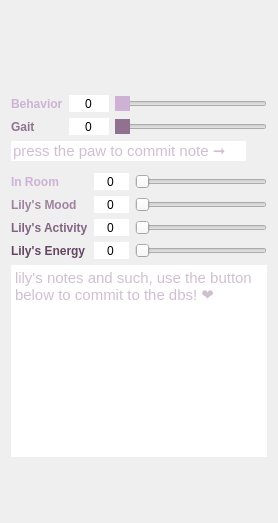
      <widget class="QWidget" name="lilys_mod">
       <layout class="QGridLayout" name="gridLayout_40">
        <item row="0" column="0">
         <spacer name="verticalSpacer_4">
          <property name="orientation">
           <enum>Qt::Vertical</enum>
          </property>
          <property name="sizeHint" stdset="0">
           <size>
            <width>20</width>
            <height>40</height>
           </size>
          </property>
         </spacer>
        </item>
        <item row="2" column="0">
         <spacer name="verticalSpacer_3">
          <property name="orientation">
           <enum>Qt::Vertical</enum>
          </property>
          <property name="sizeHint" stdset="0">
           <size>
            <width>20</width>
            <height>40</height>
           </size>
          </property>
         </spacer>
        </item>
        <item row="1" column="0">
         <widget class="QFrame" name="lilyStack">
          <layout class="QGridLayout" name="gridLayout_22">
           <property name="leftMargin">
            <number>0</number>
           </property>
           <property name="topMargin">
            <number>0</number>
           </property>
           <property name="rightMargin">
            <number>0</number>
           </property>
           <property name="bottomMargin">
            <number>0</number>
           </property>
           <property name="spacing">
            <number>0</number>
           </property>
           <item row="0" column="0">
            <widget class="QFrame" name="button_catcher_frame">
             <layout class="QHBoxLayout" name="horizontalLayout_3">
              <property name="spacing">
               <number>0</number>
              </property>
              <property name="leftMargin">
               <number>0</number>
              </property>
              <property name="topMargin">
               <number>0</number>
              </property>
              <property name="rightMargin">
               <number>0</number>
              </property>
              <property name="bottomMargin">
               <number>0</number>
              </property>
              <item>
               <spacer name="xx_2">
                <property name="orientation">
                 <enum>Qt::Horizontal</enum>
                </property>
                <property name="sizeHint" stdset="0">
                 <size>
                  <width>40</width>
                  <height>20</height>
                 </size>
                </property>
               </spacer>
              </item>
              <item>
               <widget class="QPushButton" name="lily_walk_btn">
                <property name="toolTip">
                 <string>&lt;html&gt;&lt;head/&gt;&lt;body&gt;&lt;p&gt;press opt+cmd+w to commit walk data!&lt;/p&gt;&lt;/body&gt;&lt;/html&gt;</string>
                </property>
                <property name="styleSheet">
                 <string notr="true">
QPushButton {
border:none;
image: url(:/newPrefix/lily_walk_norm.png);
max-width:38px;
min-width:38px;
max-height:38px;
min-height:38px;
}

QPushButton:hover {
image: url(:/newPrefix/lily_walk_one_hover.png);
}

QPushButton:pressed {
image: url(:/newPrefix/lilyWalkClicked.png);
}


</string>
                </property>
                <property name="text">
                 <string/>
                </property>
                <property name="iconSize">
                 <size>
                  <width>22</width>
                  <height>22</height>
                 </size>
                </property>
                <property name="checkable">
                 <bool>false</bool>
                </property>
               </widget>
              </item>
              <item>
               <spacer name="xx_3">
                <property name="orientation">
                 <enum>Qt::Horizontal</enum>
                </property>
                <property name="sizeHint" stdset="0">
                 <size>
                  <width>40</width>
                  <height>20</height>
                 </size>
                </property>
               </spacer>
              </item>
              <item>
               <widget class="QPushButton" name="lily_ate_check">
                <property name="toolTip">
                 <string>&lt;html&gt;&lt;head/&gt;&lt;body&gt;&lt;p&gt;Press to &lt;span style=&quot; font-style:italic;&quot;&gt;commit &lt;/span&gt;&lt;span style=&quot; font-weight:600;&quot;&gt;Diet&lt;/span&gt; Data&lt;/p&gt;&lt;/body&gt;&lt;/html&gt;</string>
                </property>
                <property name="styleSheet">
                 <string notr="true">
QPushButton {
border:none;
image: url(:/newPrefix/lilyasdfas.png);
max-width:38px;
min-width:38px;
max-height:38px;
min-height:38px;
}

QPushButton:hover {
image: url(:/newPrefix/lilydiethover2.png);
}

QPushButton:pressed {
image: url(:/newPrefix/Mac App icon 46.png);
}


</string>
                </property>
                <property name="text">
                 <string/>
                </property>
                <property name="checkable">
                 <bool>false</bool>
                </property>
                <property name="checked">
                 <bool>false</bool>
                </property>
                <property name="flat">
                 <bool>true</bool>
                </property>
               </widget>
              </item>
              <item>
               <spacer name="xx">
                <property name="orientation">
                 <enum>Qt::Horizontal</enum>
                </property>
                <property name="sizeHint" stdset="0">
                 <size>
                  <width>40</width>
                  <height>20</height>
                 </size>
                </property>
               </spacer>
              </item>
             </layout>
            </widget>
           </item>
           <item row="1" column="0">
            <widget class="QFrame" name="walk_mood_rate_frame">
             <layout class="QGridLayout" name="gridLayout_33">
              <property name="leftMargin">
               <number>0</number>
              </property>
              <property name="topMargin">
               <number>6</number>
              </property>
              <property name="rightMargin">
               <number>0</number>
              </property>
              <property name="bottomMargin">
               <number>6</number>
              </property>
              <property name="verticalSpacing">
               <number>6</number>
              </property>
              <item row="1" column="1">
               <widget class="QSpinBox" name="lily_behavior">
                <property name="frame">
                 <bool>false</bool>
                </property>
                <property name="alignment">
                 <set>Qt::AlignCenter</set>
                </property>
                <property name="buttonSymbols">
                 <enum>QAbstractSpinBox::NoButtons</enum>
                </property>
                <property name="suffix">
                 <string/>
                </property>
                <property name="minimum">
                 <number>0</number>
                </property>
                <property name="maximum">
                 <number>100</number>
                </property>
               </widget>
              </item>
              <item row="1" column="2" colspan="4">
               <widget class="QSlider" name="lily_behavior_slider">
                <property name="toolTip">
                 <string>how well my lil lady 
behaved, did she pull tons 
or just a little?</string>
                </property>
                <property name="styleSheet">
                 <string notr="true">QSlider::handle:horizontal {
    background:rgb(205,178,214);
}
QSlider::handle:horizontal:hover {
    background:rgb(235,208,244);
}
QSlider::handle:horizontal:pressed {
    background:rgb(185,158,194);
}
QSlider::groove:horizontal:hover {
    background:rgba(205,178,214,45);
}</string>
                </property>
                <property name="minimum">
                 <number>0</number>
                </property>
                <property name="maximum">
                 <number>100</number>
                </property>
                <property name="orientation">
                 <enum>Qt::Horizontal</enum>
                </property>
                <property name="tickPosition">
                 <enum>QSlider::NoTicks</enum>
                </property>
               </widget>
              </item>
              <item row="5" column="0" colspan="5">
               <widget class="QLineEdit" name="lily_walk_note">
                <property name="styleSheet">
                 <string notr="true">
/* //////////////////////////////////////////////////////////////////////////////////////////
QComboBox Style Default
////////////////////////////////////////////////////////////////////////////////////////// */
QLineEdit {	font-size:11pt;
    border:none;
	color:rgb(160,130,160);
}

QLineEdit:hover {
    color: rgb(200,170,200);
}

QLineEdit:focus {
    color: rgb(180,150,180);
}
    </string>
                </property>
                <property name="frame">
                 <bool>false</bool>
                </property>
                <property name="placeholderText">
                 <string>press the paw to commit note ➞</string>
                </property>
                <property name="clearButtonEnabled">
                 <bool>false</bool>
                </property>
               </widget>
              </item>
              <item row="5" column="5">
               <widget class="QPushButton" name="lily_walk_note_commit_btn">
                <property name="toolTip">
                 <string>&lt;html&gt;&lt;head/&gt;&lt;body&gt;&lt;p&gt;press opt+cmd+w to commit walk data!&lt;/p&gt;&lt;/body&gt;&lt;/html&gt;</string>
                </property>
                <property name="styleSheet">
                 <string notr="true">QPushButton {
border:none;
image: url(:/newPrefix/lily_walk_norm.png);
max-width:15px;
min-width:15px;
max-height:15px;
min-height:15px;
}

QPushButton:hover {
image: url(:/newPrefix/lily_walk_one_hover.png);
}

QPushButton:pressed {
image: url(:/newPrefix/lily_walk_checked_one.png);
}


</string>
                </property>
                <property name="text">
                 <string/>
                </property>
                <property name="iconSize">
                 <size>
                  <width>22</width>
                  <height>22</height>
                 </size>
                </property>
                <property name="checkable">
                 <bool>false</bool>
                </property>
               </widget>
              </item>
              <item row="1" column="0">
               <widget class="QLabel" name="na_42">
                <property name="styleSheet">
                 <string notr="true">

QLabel {
font-weight:bold;
color:rgb(205,178,214);
}
QLabel:hover {
color: rgb(250,223,255);
}
    </string>
                </property>
                <property name="text">
                 <string>Behavior</string>
                </property>
               </widget>
              </item>
              <item row="3" column="0">
               <widget class="QLabel" name="na_45">
                <property name="styleSheet">
                 <string notr="true">QLabel {
background:transparent;
font-weight:bold;
color:rgb(144,114,144);
}
QLabel:hover {
color:rgb(174,144,174);
}</string>
                </property>
                <property name="text">
                 <string>Gait</string>
                </property>
               </widget>
              </item>
              <item row="3" column="1">
               <widget class="QSpinBox" name="lily_gait">
                <property name="frame">
                 <bool>false</bool>
                </property>
                <property name="alignment">
                 <set>Qt::AlignCenter</set>
                </property>
                <property name="buttonSymbols">
                 <enum>QAbstractSpinBox::NoButtons</enum>
                </property>
                <property name="suffix">
                 <string/>
                </property>
                <property name="minimum">
                 <number>0</number>
                </property>
                <property name="maximum">
                 <number>100</number>
                </property>
               </widget>
              </item>
              <item row="3" column="2" colspan="4">
               <widget class="QSlider" name="lily_gait_slider">
                <property name="toolTip">
                 <string>How well my lady
 walked the wilds!</string>
                </property>
                <property name="styleSheet">
                 <string notr="true">
/* ///////////////////////////////////////////////////////////////
QSlider Colors
/////////////////////////////////////////////////////////////// */

QSlider::handle:horizontal {background:rgb(144,114,144);}
QSlider::handle:horizontal:hover {background:rgb(174,144,174);}
QSlider::handle:horizontal:pressed {background:rgb(124,94,124);}
QSlider::groove:horizontal:hover {background:rgba(144,114,144,0.25);}
</string>
                </property>
                <property name="minimum">
                 <number>0</number>
                </property>
                <property name="maximum">
                 <number>100</number>
                </property>
                <property name="orientation">
                 <enum>Qt::Horizontal</enum>
                </property>
                <property name="tickPosition">
                 <enum>QSlider::NoTicks</enum>
                </property>
               </widget>
              </item>
             </layout>
            </widget>
           </item>
           <item row="2" column="0">
            <widget class="QFrame" name="lily_diet_mood_input_container">
             <layout class="QGridLayout" name="gridLayout_23">
              <property name="leftMargin">
               <number>0</number>
              </property>
              <property name="topMargin">
               <number>0</number>
              </property>
              <property name="rightMargin">
               <number>0</number>
              </property>
              <property name="bottomMargin">
               <number>6</number>
              </property>
              <property name="spacing">
               <number>6</number>
              </property>
              <item row="9" column="0">
               <widget class="QLabel" name="na_46">
                <property name="maximumSize">
                 <size>
                  <width>100</width>
                  <height>16777215</height>
                 </size>
                </property>
                <property name="styleSheet">
                 <string notr="true">QLabel {
font-weight:bold;
background:transparent;
color:rgb(160,130,160);
}
QLabel:hover {
color: rgb(210,180,210);
}
 </string>
                </property>
                <property name="text">
                 <string>Lily's Mood</string>
                </property>
               </widget>
              </item>
              <item row="9" column="2" colspan="2">
               <widget class="QSlider" name="lily_mood_slider">
                <property name="sizePolicy">
                 <sizepolicy hsizetype="Preferred" vsizetype="Preferred">
                  <horstretch>0</horstretch>
                  <verstretch>0</verstretch>
                 </sizepolicy>
                </property>
                <property name="toolTip">
                 <string>Little wiggly's mood for the day!</string>
                </property>
                <property name="styleSheet">
                 <string notr="true"/>
                </property>
                <property name="minimum">
                 <number>0</number>
                </property>
                <property name="maximum">
                 <number>10</number>
                </property>
                <property name="orientation">
                 <enum>Qt::Horizontal</enum>
                </property>
                <property name="tickPosition">
                 <enum>QSlider::NoTicks</enum>
                </property>
               </widget>
              </item>
              <item row="10" column="0">
               <widget class="QLabel" name="na_43">
                <property name="maximumSize">
                 <size>
                  <width>100</width>
                  <height>16777215</height>
                 </size>
                </property>
                <property name="styleSheet">
                 <string notr="true">QLabel {
font-weight:bold;
background:transparent;
color:rgb(130,100,130);
}
QLabel:hover {
color: rgb(180,160,180);
}
    </string>
                </property>
                <property name="text">
                 <string>Lily's Activity</string>
                </property>
               </widget>
              </item>
              <item row="8" column="2" colspan="2">
               <widget class="QSlider" name="lily_time_in_room_slider">
                <property name="sizePolicy">
                 <sizepolicy hsizetype="Preferred" vsizetype="Preferred">
                  <horstretch>0</horstretch>
                  <verstretch>0</verstretch>
                 </sizepolicy>
                </property>
                <property name="toolTip">
                 <string>&lt;html&gt;&lt;head/&gt;&lt;body&gt;&lt;p&gt;press cntrl+T to commit Time in Room Data&lt;/p&gt;&lt;/body&gt;&lt;/html&gt;</string>
                </property>
                <property name="styleSheet">
                 <string notr="true"/>
                </property>
                <property name="minimum">
                 <number>0</number>
                </property>
                <property name="maximum">
                 <number>100</number>
                </property>
                <property name="orientation">
                 <enum>Qt::Horizontal</enum>
                </property>
                <property name="tickPosition">
                 <enum>QSlider::NoTicks</enum>
                </property>
               </widget>
              </item>
              <item row="11" column="1">
               <widget class="QSpinBox" name="lily_energy">
                <property name="sizePolicy">
                 <sizepolicy hsizetype="Preferred" vsizetype="Preferred">
                  <horstretch>0</horstretch>
                  <verstretch>0</verstretch>
                 </sizepolicy>
                </property>
                <property name="maximumSize">
                 <size>
                  <width>35</width>
                  <height>16777215</height>
                 </size>
                </property>
                <property name="toolTip">
                 <string>Her overall energy, mostly to notice if she is acting sick</string>
                </property>
                <property name="styleSheet">
                 <string notr="true"/>
                </property>
                <property name="frame">
                 <bool>false</bool>
                </property>
                <property name="alignment">
                 <set>Qt::AlignCenter</set>
                </property>
                <property name="readOnly">
                 <bool>false</bool>
                </property>
                <property name="buttonSymbols">
                 <enum>QAbstractSpinBox::NoButtons</enum>
                </property>
                <property name="minimum">
                 <number>-10</number>
                </property>
                <property name="maximum">
                 <number>10</number>
                </property>
               </widget>
              </item>
              <item row="11" column="2" colspan="2">
               <widget class="QSlider" name="lily_energy_slider">
                <property name="sizePolicy">
                 <sizepolicy hsizetype="Preferred" vsizetype="Preferred">
                  <horstretch>0</horstretch>
                  <verstretch>0</verstretch>
                 </sizepolicy>
                </property>
                <property name="toolTip">
                 <string>Her overall energy, mostly to notice if she is acting sick</string>
                </property>
                <property name="styleSheet">
                 <string notr="true"/>
                </property>
                <property name="minimum">
                 <number>0</number>
                </property>
                <property name="maximum">
                 <number>10</number>
                </property>
                <property name="orientation">
                 <enum>Qt::Horizontal</enum>
                </property>
                <property name="tickPosition">
                 <enum>QSlider::NoTicks</enum>
                </property>
               </widget>
              </item>
              <item row="10" column="1">
               <widget class="QSpinBox" name="lily_activity">
                <property name="sizePolicy">
                 <sizepolicy hsizetype="Preferred" vsizetype="Preferred">
                  <horstretch>0</horstretch>
                  <verstretch>0</verstretch>
                 </sizepolicy>
                </property>
                <property name="maximumSize">
                 <size>
                  <width>35</width>
                  <height>16777215</height>
                 </size>
                </property>
                <property name="toolTip">
                 <string>Little Lilys activity for the day, that is, her gait, her joy, her spunk :D</string>
                </property>
                <property name="styleSheet">
                 <string notr="true"/>
                </property>
                <property name="frame">
                 <bool>false</bool>
                </property>
                <property name="alignment">
                 <set>Qt::AlignCenter</set>
                </property>
                <property name="readOnly">
                 <bool>false</bool>
                </property>
                <property name="buttonSymbols">
                 <enum>QAbstractSpinBox::NoButtons</enum>
                </property>
                <property name="minimum">
                 <number>-10</number>
                </property>
                <property name="maximum">
                 <number>10</number>
                </property>
               </widget>
              </item>
              <item row="8" column="0">
               <widget class="QLabel" name="na_41">
                <property name="toolTip">
                 <string>&lt;html&gt;&lt;head/&gt;&lt;body&gt;&lt;p&gt;press cntrl+T to commit Time in Room Data&lt;/p&gt;&lt;/body&gt;&lt;/html&gt;</string>
                </property>
                <property name="styleSheet">
                 <string notr="true">

QLabel {
font-weight:bold;
color:rgb(205,178,214);
}
QLabel:hover {
color: rgb(250,223,255);
}
    </string>
                </property>
                <property name="text">
                 <string>In Room</string>
                </property>
               </widget>
              </item>
              <item row="1" column="2">
               <widget class="QFrame" name="lily_diet_frame">
                <property name="sizePolicy">
                 <sizepolicy hsizetype="Minimum" vsizetype="Fixed">
                  <horstretch>0</horstretch>
                  <verstretch>0</verstretch>
                 </sizepolicy>
                </property>
                <layout class="QGridLayout" name="gridLayout_71">
                 <property name="leftMargin">
                  <number>0</number>
                 </property>
                 <property name="topMargin">
                  <number>0</number>
                 </property>
                 <property name="rightMargin">
                  <number>0</number>
                 </property>
                 <property name="bottomMargin">
                  <number>0</number>
                 </property>
                 <property name="spacing">
                  <number>0</number>
                 </property>
                </layout>
               </widget>
              </item>
              <item row="9" column="1">
               <widget class="QSpinBox" name="lily_mood">
                <property name="sizePolicy">
                 <sizepolicy hsizetype="Preferred" vsizetype="Preferred">
                  <horstretch>0</horstretch>
                  <verstretch>0</verstretch>
                 </sizepolicy>
                </property>
                <property name="maximumSize">
                 <size>
                  <width>35</width>
                  <height>16777215</height>
                 </size>
                </property>
                <property name="toolTip">
                 <string>Little wiggly's mood for the day!</string>
                </property>
                <property name="styleSheet">
                 <string notr="true"/>
                </property>
                <property name="frame">
                 <bool>false</bool>
                </property>
                <property name="alignment">
                 <set>Qt::AlignCenter</set>
                </property>
                <property name="readOnly">
                 <bool>false</bool>
                </property>
                <property name="buttonSymbols">
                 <enum>QAbstractSpinBox::NoButtons</enum>
                </property>
                <property name="minimum">
                 <number>-10</number>
                </property>
                <property name="maximum">
                 <number>10</number>
                </property>
               </widget>
              </item>
              <item row="11" column="0">
               <widget class="QLabel" name="na_44">
                <property name="maximumSize">
                 <size>
                  <width>100</width>
                  <height>16777215</height>
                 </size>
                </property>
                <property name="styleSheet">
                 <string notr="true">QLabel {
font-weight:bold;
background:transparent;
color:rgb(100,70,100);
}
QLabel:hover {
color: rgb(150,120,150);
}
    </string>
                </property>
                <property name="text">
                 <string>Lily's Energy</string>
                </property>
               </widget>
              </item>
              <item row="8" column="1">
               <widget class="QSpinBox" name="lily_time_in_room">
                <property name="sizePolicy">
                 <sizepolicy hsizetype="Preferred" vsizetype="Preferred">
                  <horstretch>0</horstretch>
                  <verstretch>0</verstretch>
                 </sizepolicy>
                </property>
                <property name="maximumSize">
                 <size>
                  <width>35</width>
                  <height>16777215</height>
                 </size>
                </property>
                <property name="toolTip">
                 <string>&lt;html&gt;&lt;head/&gt;&lt;body&gt;&lt;p&gt;press cntrl+T to commit Time in Room Data&lt;/p&gt;&lt;/body&gt;&lt;/html&gt;</string>
                </property>
                <property name="styleSheet">
                 <string notr="true"/>
                </property>
                <property name="frame">
                 <bool>false</bool>
                </property>
                <property name="alignment">
                 <set>Qt::AlignCenter</set>
                </property>
                <property name="readOnly">
                 <bool>false</bool>
                </property>
                <property name="buttonSymbols">
                 <enum>QAbstractSpinBox::NoButtons</enum>
                </property>
                <property name="minimum">
                 <number>-100</number>
                </property>
                <property name="maximum">
                 <number>100</number>
                </property>
               </widget>
              </item>
              <item row="10" column="2" colspan="2">
               <widget class="QSlider" name="lily_mood_activity_slider">
                <property name="sizePolicy">
                 <sizepolicy hsizetype="Preferred" vsizetype="Preferred">
                  <horstretch>0</horstretch>
                  <verstretch>0</verstretch>
                 </sizepolicy>
                </property>
                <property name="cursor">
                 <cursorShape>ArrowCursor</cursorShape>
                </property>
                <property name="toolTip">
                 <string>Little Lilys activity for the day, that is, her gait, her joy, her spunk :D</string>
                </property>
                <property name="styleSheet">
                 <string notr="true"/>
                </property>
                <property name="minimum">
                 <number>0</number>
                </property>
                <property name="maximum">
                 <number>10</number>
                </property>
                <property name="orientation">
                 <enum>Qt::Horizontal</enum>
                </property>
                <property name="tickPosition">
                 <enum>QSlider::NoTicks</enum>
                </property>
               </widget>
              </item>
             </layout>
            </widget>
           </item>
           <item row="4" column="0">
            <widget class="QTextEdit" name="lily_notes">
             <property name="styleSheet">
              <string notr="true">
/* //////////////////////////////////////////////////////////////////////////////////////////
QComboBox Style Default
////////////////////////////////////////////////////////////////////////////////////////// */
QTextEdit {
	font-size:11pt;
    border:none;
	color:rgb(160,130,160);
}

QTextEdit:hover {
    color: rgb(200,170,200);
}

QTextEdit:focus {
    color: rgb(180,150,180);
}
    </string>
             </property>
             <property name="tabStopDistance">
              <double>20.000000000000000</double>
             </property>
             <property name="placeholderText">
              <string>lily's notes and such, use the button below to commit to the dbs! ❤ </string>
             </property>
            </widget>
           </item>
           <item row="5" column="0" alignment="Qt::AlignHCenter">
            <widget class="QPushButton" name="lily_note_commit_btn">
             <property name="toolTip">
              <string>&lt;html&gt;&lt;head/&gt;&lt;body&gt;&lt;p&gt;press opt+cmd+w to commit walk data!&lt;/p&gt;&lt;/body&gt;&lt;/html&gt;</string>
             </property>
             <property name="styleSheet">
              <string notr="true">QPushButton {
border:none;
image: url(:/newPrefix/lily_walk_norm.png);
max-width:15px;
min-width:15px;
max-height:15px;
min-height:15px;
}

QPushButton:hover {
image: url(:/newPrefix/lily_walk_one_hover.png);
}

QPushButton:pressed {
image: url(:/newPrefix/lily_walk_checked_one.png);
}


</string>
             </property>
             <property name="text">
              <string/>
             </property>
             <property name="iconSize">
              <size>
               <width>22</width>
               <height>22</height>
              </size>
             </property>
             <property name="checkable">
              <bool>false</bool>
             </property>
            </widget>
           </item>
          </layout>
         </widget>
        </item>
       </layout>
      </widget>
